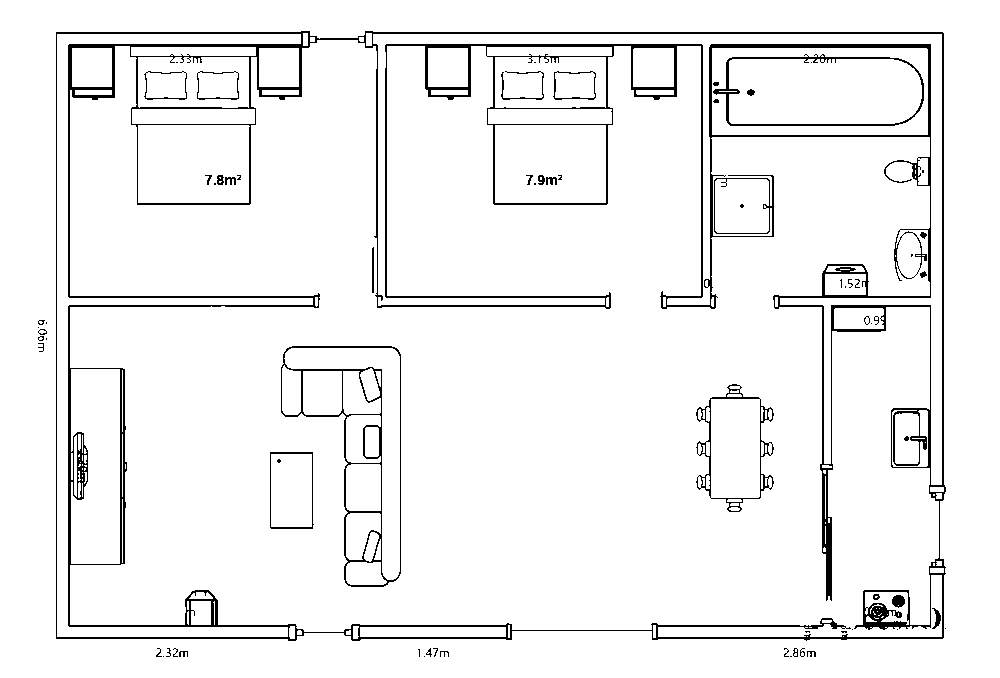
%> input picture HW4/house.png, 1000 x 678 px
$ octave AutoDrive_HW4_Navigation.m   (GNU Octave 9; MATLAB toolbox functions it lacks are replaced by stand-ins)
%> lines starting %> are read from the running program, lines starting %| are printed output that depends on the picture; in (x1, y1, x2, y2) boxes, pixels count from 0 and x2, y2 are one past the last pixel; in counts of white or black regions, pixels touching at a corner belong together; the program's own positions count from 1
%% =====================================================================
%  AutoDrive HW#4 - 모바일 로봇 자율주행 (Differential Drive + Lidar)
%  학번: 201912700
%
%  [전체 계획]
%   1단계: 도면(house.png) → Occupancy Grid 맵          ← 지금 여기
%   2단계: Lidar 센서 부착
%   3단계: Object Detector + 장애물 6개 이상
%   4단계: 시작점·목표점 + 자율주행
%          (4a 전역계획 PRM / 4b 지역회피 VFH / 4c 모션제어 Pure Pursuit)
%   5단계: 동작 영상(GIF) 저장
% =====================================================================

%% ====================== 1단계: 맵 만들기 ============================
clc; clear; close all;

% [1] 도면 이미지 읽기 ----------------------------------------------
img = imread('house.png');
%> img: size 678x1000 logical; 94.9% white; black in thin lines or dots, all inside (x1, y1, x2, y2) = (38, 31, 946, 657)
if ndims(img) == 3            % 혹시 컬러면 회색조로
    img = rgb2gray(img);
end

% [2] 흑백(이진) 분류 -----------------------------------------------
%  밝은 픽셀(흰 바닥) = 빈 공간,  어두운 픽셀(검은 선=벽·가구) = 장애물
if islogical(img)             % 1비트 이미지면 이미 true(흰)/false(검)
    free = img;
else
    free = img > 128;         % 그레이스케일이면 128 기준
end
occ = ~free;                  % true = 장애물 (벽 + 가구 윤곽선)

% [3] 잡티 제거 + 선 두껍게 + 축소 ---------------------------------
occ = bwareaopen(occ, 5);                  % 작은 점 노이즈 제거
occ = imdilate(occ, strel('disk', 2));     % 얇은 선을 살짝만 두껍게 (축소 대비)
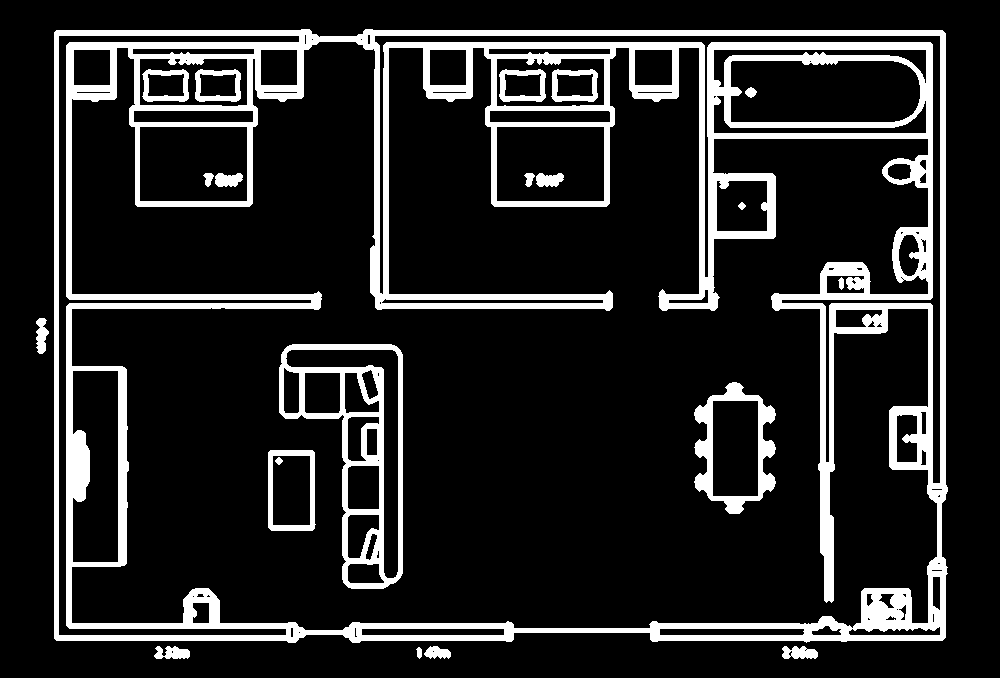
%> occ: size 678x1000 logical; 14.8% white; 21 white regions, largest, box (x1, y1, x2, y2) and area: (54, 29, 948, 643) 83224, (279, 344, 403, 589) 7511, (694, 382, 776, 514) 3221
%  ▼ 성능을 위해 축소(셀 수↓ → 라이다/PRM 빨라짐).
%    너무 줄이거나 임계값이 낮으면 통로가 막히므로 0.35 + 0.5 사용.
occ = imresize(double(occ), 0.35) > 0.5;   % 축소 후 재이진화 (0.5: 벽 과팽창 방지)
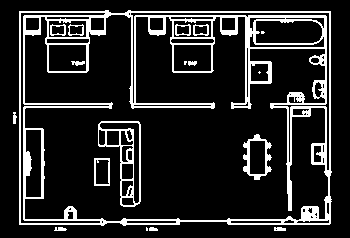
%> occ: size 238x350 logical; 14.9% white in thin lines or dots, all inside (x1, y1, x2, y2) = (13, 10, 332, 231)

% [4] Occupancy Grid(점유 격자 지도) 생성 --------------------------
%  축소비 0.35 → resolution 35 로 두면 맵 크기 = 10m x 6.8m 그대로 유지
%  → 기존 좌표(start/goal/객체) 그대로 사용 가능.
resolution = 35;
%> (the run ends here)
